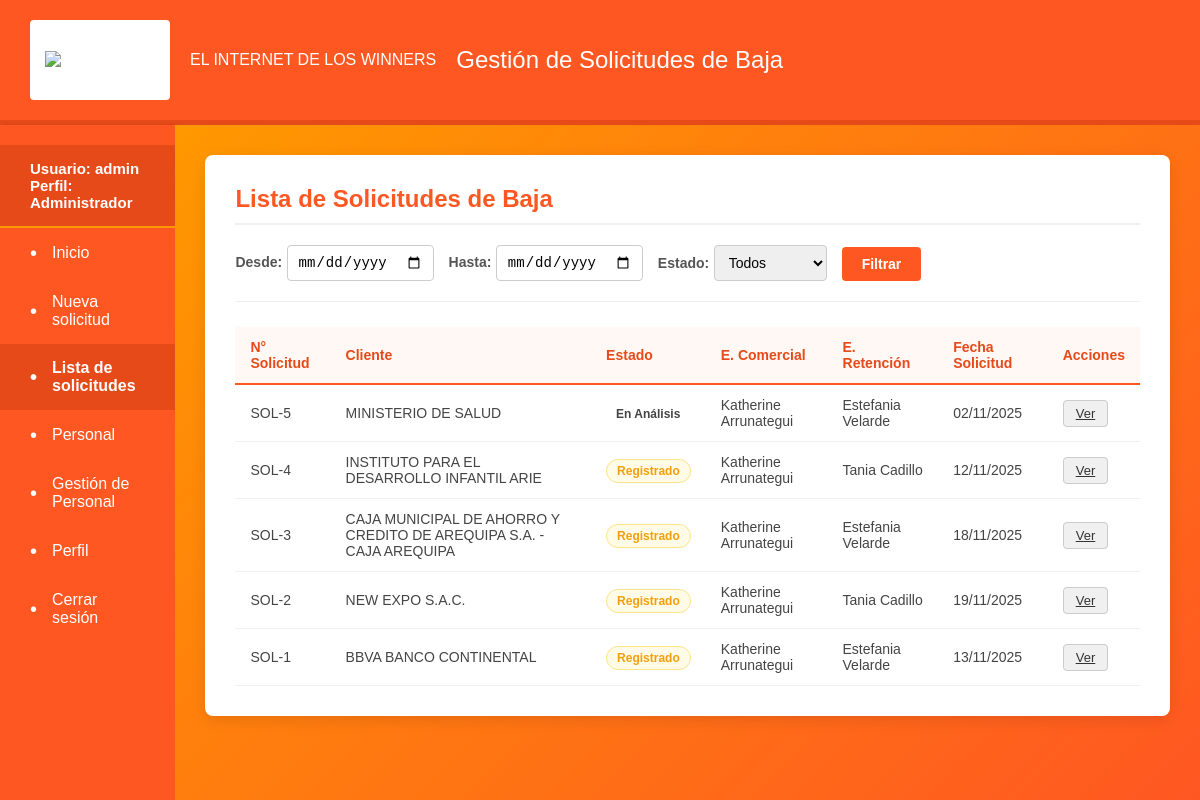
Page /solicitudes/lista/ (signed in) on the committed database.
### portal_retenciones/models.py (models this page shows, shortened)
class Solicitud(models.Model):
    cliente = models.ForeignKey(Cliente, on_delete=models.PROTECT, null=False)
    ejecutivo = models.ForeignKey(EjecutivoRetencion, on_delete=models.PROTECT, null=False)
    analista = models.ForeignKey(AnalistaRetencion, on_delete=models.PROTECT, null=False)
    estado_actual = models.ForeignKey(EstadoAtencion, on_delete=models.PROTECT, null=False)
    nivel_aprobacion = models.ForeignKey(NivelAprobacion, on_delete=models.PROTECT, null=False)
    fecha_creacion = models.DateTimeField(auto_now_add=True)
    descripcion = models.TextField(null=True, blank=True)
    asignado_automaticamente = models.BooleanField(default=False)
    circuitos = models.ManyToManyField(Circuito, through='SolicitudCircuito')
    fecha_solicitud_baja = models.DateField(null=True, blank=True)
    usuario_creador = models.ForeignKey(
        User,
        on_delete=models.SET_NULL,
        null=True,
        blank=True,
        related_name="solicitudes_creadas"
    )
    class Meta:
        permissions = [
            ("can_view_menu", "Puede ver el menú de inicio (requerido para login)"),
            ("can_create_solicitud", "Puede acceder al formulario de Nueva Solicitud"),
            ("can_view_solicitud_list", "Puede acceder a la lista de Solicitudes"),
            ("can_view_personal", "Puede acceder a la lista de Personal Activo"),
            ("can_manage_personnel", "Puede gestionar la asignación de personal a roles"),
        ]

class Cliente(models.Model):
    ruc = models.CharField(max_length=100, unique=True, blank=False, null=False)
    razon_social = models.CharField(max_length=100, blank=False, null=False)
    fecha_registro = models.DateTimeField(auto_now_add=True)
    estado = models.CharField(max_length=20, default='Activo')

class EstadoAtencion(models.Model):
    nombre_estado = models.CharField(max_length=100, null=False)
    descripcion = models.TextField(null=True, blank=True)

class EjecutivoRetencion(models.Model):
    nombre = models.CharField(max_length=100, null=False)
    email = models.EmailField(max_length=100, null=False, unique=True)
    activo = models.BooleanField(default=True)
    max_carga_renta = models.DecimalField(max_digits=12, decimal_places=2, null=True, blank=True)
    disponible_asignacion = models.BooleanField(default=True)

### portal_retenciones/views/pages.py (the view, shortened to what this page needs)
# urls.py: path('solicitudes/lista/', pages.lista_solicitudes_view, name='lista_solicitudes'),
@permission_required('portal_retenciones.can_view_solicitud_list')
def lista_solicitudes_view(request):
    solicitudes_query = Solicitud.objects.all()
    solicitudes = solicitudes_query.order_by('-fecha_creacion')
    context = {
        'solicitudes': solicitudes,
    }
    return render(request, 'lista_solicitudes.html', context)

### templates/lista_solicitudes.html (shortened to what this page needs)
{% extends "base.html" %}
{% block content %}
<div class="content-card">
    <h2>Lista de Solicitudes de Baja</h2>
    <div class="filter-container">
        <div class="filter-group">
            <label for="fecha-desde">Desde:</label>
            <input type="date" id="fecha-desde" name="fecha-desde">
        </div>
        <div class="filter-group">
            <label for="fecha-hasta">Hasta:</label>
            <input type="date" id="fecha-hasta" name="fecha-hasta">
        </div>
        <div class="filter-group">
            <label for="estado">Estado:</label>
            <select id="estado" name="estado">
                <option value="">Todos</option>
            </select>
        </div>
        <button class="filter-button">Filtrar</button>
    </div>
    <div class="table-container">
        <table>
            <thead>
                <tr>
                    <th>N° Solicitud</th>
                    <th>Cliente</th>
                    <th>Estado</th>
                    <th>E. Comercial</th>
                    <th>E. Retención</th>
                    <th>Fecha Solicitud</th>
                    <th>Acciones</th>
                </tr>
            </thead>
            <tbody>
                {% for sol in solicitudes %}
                <tr>
                    <td>SOL-{{ sol.id }}</td>
                    <td>{{ sol.cliente.razon_social }}</td>
                    <td>
                        <span class="status
                            {% if sol.estado_actual.nombre_estado == 'Registrado' %}status-pendiente
                            {% elif sol.estado_actual.nombre_estado == 'En Análisis' %}status-proceso
                            {% elif sol.estado_actual.nombre_estado == 'Aprobado' %}status-aprobado
                            {% elif sol.estado_actual.nombre_estado == 'Rechazado' %}status-rechazado
                            {% endif %}">
                            {{ sol.estado_actual.nombre_estado }}
                        </span>
                    </td>
                    <td>{{ sol.usuario_creador.first_name }} {{ sol.usuario_creador.last_name }}</td>
                    <td>{{ sol.ejecutivo.nombre }}</td>
                    <td>{{ sol.fecha_solicitud_baja|date:"d/m/Y" }}</td>
                    <td><a href="{% url 'solicitud_detalle' solicitud_id=sol.id %}" class="action-button">Ver</a></td>
                </tr>
                {% empty %}
                <tr>
                    <td colspan="7" style="text-align: center; padding: 20px;">
                        No hay solicitudes registradas.
                    </td>
                </tr>
                {% endfor %}
            </tbody>
        </table>
    </div>
</div>
{% endblock %}

### templates/base.html (shortened to what this page needs)
{% load static %}
<!DOCTYPE html>
<html lang="es">
<head>
    <link rel="stylesheet" href="{% static 'css/styles.css' %}">
</head>
<body>
    <div class="app-container">
        <header class="header">
            <div class="logo-container">
                <img src="https://selectra.com.pe/sites/selectra.com.pe/files/styles/_default/public/inline-images/win-xs.png.webp" alt="Logo de WIN" style="max-height: 100%; max-width: 100%;">
            </div>
            <span>EL INTERNET DE LOS WINNERS</span>
            <h1>Gestión de Solicitudes de Baja</h1>
        </header>
        <div class="content-area">
            <nav class="sidebar">
                <div style="padding: 15px 30px; font-weight: bold; font-size: 15px; color: #fff; background-color: #e64a19; border-bottom: 2px solid #ff9800;">
                    Usuario: {{ user.username }}<br>
                    Perfil:
                    {% if user.is_superuser %}
                        Administrador
                    {% else %}
                        {{ user.groups.first.name|default:'Estándar' }}
                    {% endif %}
                </div>
                <ul>
                    {% if perms.portal_retenciones.can_view_menu %}
                    <li><a href="{% url 'menu' %}">Inicio</a></li>
                    {% endif %}
                    {% if perms.portal_retenciones.can_create_solicitud %}
                    <li><a href="{% url 'nueva_solicitud' %}">Nueva solicitud</a></li>
                    {% endif %}
                    {% if perms.portal_retenciones.can_view_solicitud_list %}
                    <li><a href="{% url 'lista_solicitudes' %}">Lista de solicitudes</a></li>
                    {% endif %}
                    {% if perms.portal_retenciones.can_view_personal %}
                    <li><a href="{% url 'personal' %}">Personal</a></li>
                    {% endif %}
                    {% if perms.portal_retenciones.can_manage_personnel %}
                    <li><a href="{% url 'gestion_personal' %}">Gestión de Personal</a></li>
                    {% endif %}
                    {% if user.is_authenticated %}
                        <li><a href="{% url 'perfil' %}">Perfil</a></li>
                        <li><a href="{% url 'logout' %}">Cerrar sesión</a></li>
                    {% endif %}
                </ul>
            </nav>
            <main class="main-content">
                {% block content %}
                {% endblock %}
            </main>
        </div>
    </div>
</body>
</html>

### static/css/styles.css (style rules this page uses)
body { font-family: Arial, sans-serif; margin: 0; min-height: 100vh; background-color: #f4f4f4; }
.app-container { display: flex; flex-direction: column; min-height: 100vh; background-color: white; width: 100%; margin: 0; box-shadow: none; border-radius: 0; overflow: hidden; }
.content-area { display: flex; flex-grow: 1; align-items: stretch; }
.header { background-color: #ff5722; color: white; padding: 20px 30px; display: flex; align-items: center; gap: 20px; border-bottom: 5px solid #e64a19; }
.logo-container { width: 140px; height: 80px; background-color: white; display: flex; align-items: center; justify-content: center; border-radius: 4px; }
.header h1 { margin: 0; font-size: 24px; font-weight: 500; }
.sidebar { width: 250px; background-color: #ff5722; padding: 20px 0; color: white; box-shadow: 2px 0 5px rgba(0, 0, 0, 0.1); }
.sidebar ul { list-style: none; padding: 0; margin: 0; }
.sidebar li a { display: flex; align-items: center; padding: 15px 30px; text-decoration: none; color: white; transition: background-color 0.3s; font-size: 16px; }
.sidebar li a::before { content: '•'; margin-right: 15px; font-size: 20px; line-height: 1; }
.sidebar li.active-item a { background-color: #e64a19; font-weight: bold; }
.main-content { flex-grow: 1; background: linear-gradient(135deg, #ff9800, #ff5722); padding: 30px; text-align: center; color: white; overflow-y: auto; }
.content-card { background-color: white; padding: 30px; border-radius: 8px; box-shadow: 0 4px 15px rgba(0, 0, 0, 0.1); max-width: 95%; margin: 0 auto; text-align: left; color: #333; }
.content-card h2 { color: #ff5722; margin-top: 0; border-bottom: 2px solid #f0f0f0; padding-bottom: 10px; }
.filter-container { display: flex; flex-wrap: wrap; gap: 15px; align-items: flex-end; margin-bottom: 25px; padding-bottom: 20px; border-bottom: 1px solid #eee; }
.filter-group label { font-size: 14px; font-weight: 600; margin-bottom: 5px; color: #555; }
.filter-group input[type="date"], .filter-group select { padding: 8px 10px; border: 1px solid #ccc; border-radius: 4px; font-size: 14px; }
.filter-button { background-color: #ff5722; color: white; padding: 9px 20px; border: none; border-radius: 4px; cursor: pointer; font-size: 14px; font-weight: bold; transition: background-color 0.3s; }
.table-container { width: 100%; overflow-x: auto; }
table { width: 100%; border-collapse: collapse; min-width: 600px; }
thead tr { background-color: #fff8f5; border-bottom: 2px solid #ff5722; }
th { padding: 12px 15px; font-size: 14px; text-align: left; color: #e64a19; }
tbody tr { border-bottom: 1px solid #f0f0f0; transition: background-color 0.2s; }
td { padding: 12px 15px; font-size: 14px; color: #444; }
.status { padding: 4px 10px; border-radius: 12px; font-size: 12px; font-weight: bold; }
.status-pendiente { background-color: #fffbe6; color: #f59e0b; border: 1px solid #fde68a; }
.action-button { background-color: #f0f0f0; color: #333; padding: 5px 12px; border: 1px solid #ccc; border-radius: 4px; cursor: pointer; font-size: 13px; transition: background-color 0.3s, border-color 0.3s; }

### rows in the picture
Solicitud: id "5", cliente.razon_social "MINISTERIO DE SALUD", estado_actual.nombre_estado "En Análisis", usuario_creador.first_name "Katherine", usuario_creador.last_name "Arrunategui", ejecutivo.nombre "Estefania Velarde", fecha_solicitud_baja "02/11/2025"
Solicitud: id "4", cliente.razon_social "INSTITUTO PARA EL DESARROLLO INFANTIL ARIE", estado_actual.nombre_estado "Registrado", usuario_creador.first_name "Katherine", usuario_creador.last_name "Arrunategui", ejecutivo.nombre "Tania Cadillo", fecha_solicitud_baja "12/11/2025"
Solicitud: id "3", cliente.razon_social "CAJA MUNICIPAL DE AHORRO Y CREDITO DE AREQUIPA S.A. - CAJA AREQUIPA", estado_actual.nombre_estado "Registrado", usuario_creador.first_name "Katherine", usuario_creador.last_name "Arrunategui", ejecutivo.nombre "Estefania Velarde", fecha_solicitud_baja "18/11/2025"
Solicitud: id "2", cliente.razon_social "NEW EXPO S.A.C.", estado_actual.nombre_estado "Registrado", usuario_creador.first_name "Katherine", usuario_creador.last_name "Arrunategui", ejecutivo.nombre "Tania Cadillo", fecha_solicitud_baja "19/11/2025"
Solicitud: id "1", cliente.razon_social "BBVA BANCO CONTINENTAL", estado_actual.nombre_estado "Registrado", usuario_creador.first_name "Katherine", usuario_creador.last_name "Arrunategui", ejecutivo.nombre "Estefania Velarde", fecha_solicitud_baja "13/11/2025"

### other values in the picture
{{ user.username }} "admin"
